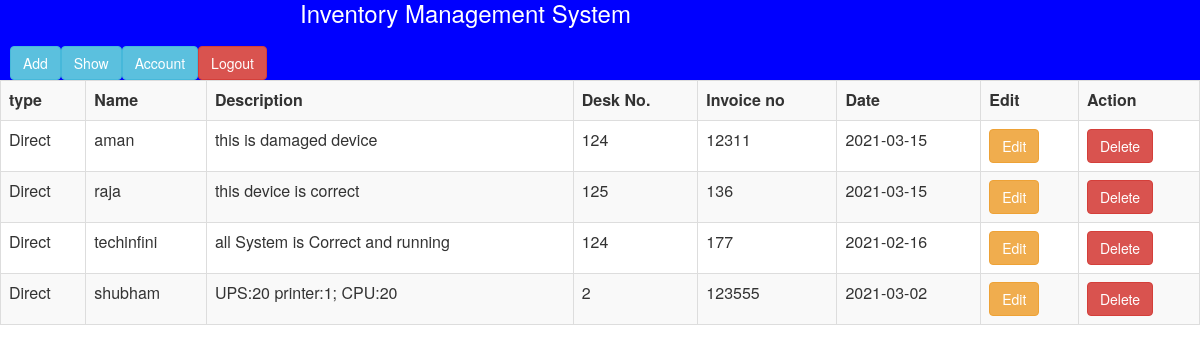
The page /show.php (signed in) on the database its author committed.
### tables this page shows
CREATE TABLE `enquiry` (
  `id` int NOT NULL,
  `type` varchar(20) NOT NULL,
  `name` varchar(20) NOT NULL,
  `description` varchar(40) NOT NULL,
  `deskno` int NOT NULL,
  `invoice_num` int NOT NULL,
  `date` date NOT NULL
);

### show.php (the view, shortened to what this page needs)
<?php
include 'header.php';
include'connection.php';
?>
<section>
	<div>
		<table class="table table-striped table-bordered">
				<tr>
					<th>type</th>
					<th>Name</th>
					<th>Description</th>
					<th>Desk No.</th>
					<th>Invoice no</th>
					<th>Date</th>
					<th>Edit</th>
					<th>Action</th>
				</tr>
				<?php
				$sel=mysqli_query($conn,"select * from enquiry");
				while($x=mysqli_fetch_array($sel))
				{
					?>
					<tr>
						<td><?php echo $x[1];?></td>
						<td><?php echo $x[2];?></td>
						<td><?php echo $x[3];?></td>
						<td><?php echo $x[4];?></td>
						<td><?php echo $x[5];?></td>
						<td><?php echo $x[6];?></td>
						<td><a href="update.php?q=<?php echo $x[0]?>" class="btn btn-warning">Edit</a>
						</td>
						<td><a href="delete.php?q=<?php echo$x[0]?>"class="btn btn-danger"onclick="return check()">Delete</a></td>
					</tr>
					<?php
				}
				?>
		</table>
	</div>

### home1.css (style rules this page uses)
* { margin:0px; padding:0px; }

### rows shown on the page
enquiry: type "Direct", name "aman", description "this is damaged device", deskno "124", invoice_num "12311", date "2021-03-15"
enquiry: type "Direct", name "raja", description "this device is correct", deskno "125", invoice_num "136", date "2021-03-15"
enquiry: type "Direct", name "techinfini", description "all System is Correct and running", deskno "124", invoice_num "177", date "2021-02-16"
enquiry: type "Direct", name "shubham", description "UPS:20 printer:1; CPU:20", deskno "2", invoice_num "123555", date "2021-03-02"
